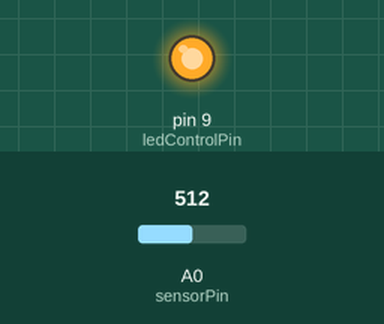
Simulated run of this sketch. Board: Arduino Uno, built with avr-gcc and run on an emulated ATmega328P. Parts: output pins drawn as LEDs (lit = HIGH). Inputs (shaded band) come from the test bench; at power-on: A0 (sensorPin) = 512.

Above: at 1.2 s.
1.3 s: A0 (sensorPin) set to 7
2.8 s: A0 (sensorPin) set to 4
At 4.0 s:
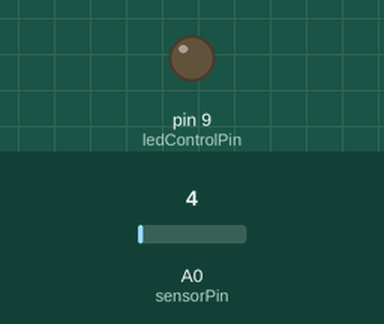
4.3 s: A0 (sensorPin) set to 122
At 5.1 s:
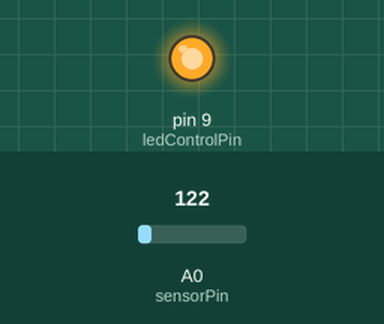
5.8 s: A0 (sensorPin) set to 0
At 6.3 s:
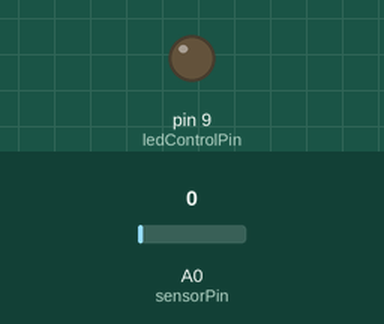
Timing chart, 0 to 8.3 s (numbered marks = the images above; inputs shaded):
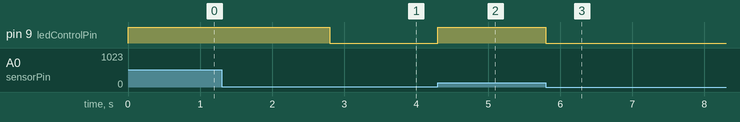

Measured:
- the behaviour switches between 6 and 5 on A0 (sensorPin) (found by bisection; images 0 and 1)
- after the input at 1.3 s, every drawn part: stays the same
- after the input at 2.8 s, pin 9 (ledControlPin): HIGH → LOW at once
- after the input at 4.3 s, pin 9 (ledControlPin): LOW → HIGH at once
- after the input at 5.8 s, pin 9 (ledControlPin): HIGH → LOW at once

The sketch:

greenhouseLightingSystem.ino
```cpp
//Lighting system with Photoresistor (LDR)
//Author: Patrick Kiernicki
//Nov 18, 2025
//If the LDR detects the light level to be under a certain value, it will turn the LEDs on.

//LDR pin
int sensorPin = A0;
//LEDs pin
int ledControlPin = 9;

void setup() {
  pinMode(ledControlPin, OUTPUT);
}
void loop() {
  int lightLevel = analogRead(sensorPin); //measure light level
  if (lightLevel < 6) {
    digitalWrite(ledControlPin, LOW); //turns LEDs off
  } else {
    digitalWrite(ledControlPin, HIGH); //turns LEDs on

  }
}
```
